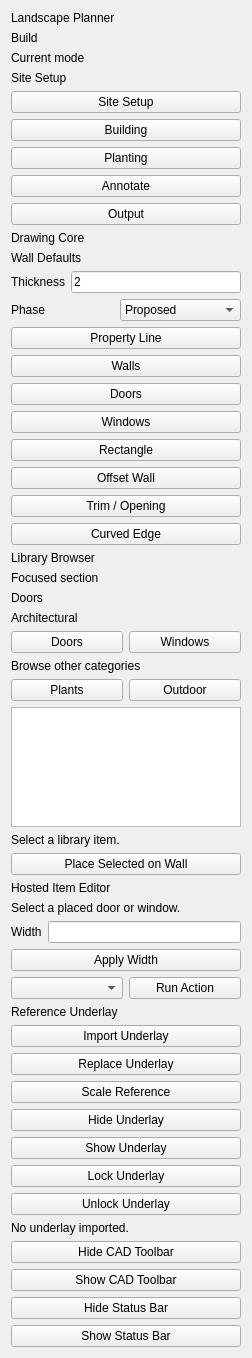
<?xml version="1.0" encoding="UTF-8"?>
<ui version="4.0">
 <class>LandscapeShellPanel</class>
 <widget class="QWidget" name="LandscapeShellPanel">
  <property name="geometry">
   <rect>
    <x>0</x>
    <y>0</y>
    <width>252</width>
    <height>760</height>
   </rect>
  </property>
  <property name="windowTitle">
   <string>Landscape Planner</string>
  </property>
  <layout class="QVBoxLayout" name="verticalLayout">
   <item>
    <widget class="QLabel" name="TitleLabel">
     <property name="text">
      <string>Landscape Planner</string>
     </property>
    </widget>
   </item>
   <item>
    <widget class="QLabel" name="BuildLabel">
     <property name="text">
      <string>Build</string>
     </property>
    </widget>
   </item>
   <item>
    <widget class="QLabel" name="ModeCaptionLabel">
     <property name="text">
      <string>Current mode</string>
     </property>
    </widget>
   </item>
   <item>
    <widget class="QLabel" name="CurrentModeValue">
     <property name="text">
      <string>Site Setup</string>
     </property>
    </widget>
   </item>
   <item>
    <widget class="QPushButton" name="SiteSetupButton">
     <property name="text">
      <string>Site Setup</string>
     </property>
    </widget>
   </item>
   <item>
    <widget class="QPushButton" name="BuildingButton">
     <property name="text">
      <string>Building</string>
     </property>
    </widget>
   </item>
   <item>
    <widget class="QPushButton" name="PlantingButton">
     <property name="text">
      <string>Planting</string>
     </property>
    </widget>
   </item>
   <item>
    <widget class="QPushButton" name="AnnotateButton">
     <property name="text">
      <string>Annotate</string>
     </property>
    </widget>
   </item>
   <item>
    <widget class="QPushButton" name="OutputButton">
     <property name="text">
      <string>Output</string>
     </property>
    </widget>
   </item>
   <item>
    <widget class="QLabel" name="DrawingCoreLabel">
     <property name="text">
      <string>Drawing Core</string>
     </property>
    </widget>
   </item>
   <item>
    <widget class="QLabel" name="WallDefaultsLabel">
     <property name="text">
      <string>Wall Defaults</string>
     </property>
    </widget>
   </item>
   <item>
    <layout class="QHBoxLayout" name="wallThicknessRow">
     <item>
      <widget class="QLabel" name="WallThicknessLabel">
       <property name="text">
        <string>Thickness</string>
       </property>
      </widget>
     </item>
     <item>
      <widget class="QLineEdit" name="WallThicknessEdit">
       <property name="text">
        <string>2</string>
       </property>
      </widget>
     </item>
    </layout>
   </item>
   <item>
    <layout class="QHBoxLayout" name="wallPhaseRow">
     <item>
      <widget class="QLabel" name="WallPhaseLabel">
       <property name="text">
        <string>Phase</string>
       </property>
      </widget>
     </item>
     <item>
      <widget class="QComboBox" name="WallPhaseCombo">
       <item>
        <property name="text">
         <string>Proposed</string>
        </property>
       </item>
       <item>
        <property name="text">
         <string>Existing</string>
        </property>
       </item>
       <item>
        <property name="text">
         <string>Removal / Demo</string>
        </property>
       </item>
      </widget>
     </item>
    </layout>
   </item>
   <item>
    <widget class="QPushButton" name="PropertyLineButton">
     <property name="text">
      <string>Property Line</string>
     </property>
    </widget>
   </item>
   <item>
    <widget class="QPushButton" name="WallsButton">
     <property name="text">
      <string>Walls</string>
     </property>
    </widget>
   </item>
   <item>
    <widget class="QPushButton" name="DoorsButton">
     <property name="text">
      <string>Doors</string>
     </property>
    </widget>
   </item>
   <item>
    <widget class="QPushButton" name="WindowsButton">
     <property name="text">
      <string>Windows</string>
     </property>
    </widget>
   </item>
   <item>
    <widget class="QPushButton" name="RectangleButton">
     <property name="text">
      <string>Rectangle</string>
     </property>
    </widget>
   </item>
   <item>
    <widget class="QPushButton" name="OffsetWallButton">
     <property name="text">
      <string>Offset Wall</string>
     </property>
    </widget>
   </item>
   <item>
    <widget class="QPushButton" name="TrimOpeningButton">
     <property name="text">
      <string>Trim / Opening</string>
     </property>
    </widget>
   </item>
   <item>
    <widget class="QPushButton" name="CurvedEdgeButton">
     <property name="text">
      <string>Curved Edge</string>
     </property>
    </widget>
   </item>
   <item>
    <widget class="QLabel" name="LibraryBrowserLabel">
     <property name="text">
      <string>Library Browser</string>
     </property>
    </widget>
   </item>
   <item>
    <widget class="QLabel" name="LibrarySectionCaptionLabel">
     <property name="text">
      <string>Focused section</string>
     </property>
    </widget>
   </item>
   <item>
    <widget class="QLabel" name="LibrarySectionValue">
     <property name="text">
      <string>Doors</string>
     </property>
    </widget>
   </item>
   <item>
    <widget class="QLabel" name="ArchitecturalCategoriesLabel">
     <property name="text">
      <string>Architectural</string>
     </property>
    </widget>
   </item>
   <item>
    <layout class="QHBoxLayout" name="architecturalLibraryRow">
     <item>
      <widget class="QPushButton" name="LibraryDoorsCategoryButton">
       <property name="text">
        <string>Doors</string>
       </property>
      </widget>
     </item>
     <item>
      <widget class="QPushButton" name="LibraryWindowsCategoryButton">
       <property name="text">
        <string>Windows</string>
       </property>
      </widget>
     </item>
    </layout>
   </item>
   <item>
    <widget class="QLabel" name="GeneralCategoriesLabel">
     <property name="text">
      <string>Browse other categories</string>
     </property>
    </widget>
   </item>
   <item>
    <layout class="QHBoxLayout" name="generalLibraryRow">
     <item>
      <widget class="QPushButton" name="LibraryPlantsCategoryButton">
       <property name="text">
        <string>Plants</string>
       </property>
      </widget>
     </item>
     <item>
      <widget class="QPushButton" name="LibraryOutdoorCategoryButton">
       <property name="text">
        <string>Outdoor</string>
       </property>
      </widget>
     </item>
    </layout>
   </item>
   <item>
    <widget class="QListWidget" name="LibraryItemList">
     <property name="minimumSize">
      <size>
       <width>0</width>
       <height>120</height>
      </size>
     </property>
    </widget>
   </item>
   <item>
    <widget class="QLabel" name="LibraryItemDetailLabel">
     <property name="text">
      <string>Select a library item.</string>
     </property>
    </widget>
   </item>
   <item>
   <widget class="QPushButton" name="PlaceSelectedLibraryItemButton">
     <property name="text">
      <string>Place Selected on Wall</string>
     </property>
    </widget>
   </item>
   <item>
    <widget class="QLabel" name="HostedEditorLabel">
     <property name="text">
      <string>Hosted Item Editor</string>
     </property>
    </widget>
   </item>
   <item>
    <widget class="QLabel" name="HostedSelectionValueLabel">
     <property name="text">
      <string>Select a placed door or window.</string>
     </property>
    </widget>
   </item>
   <item>
    <layout class="QHBoxLayout" name="hostedWidthRow">
     <item>
      <widget class="QLabel" name="HostedWidthLabel">
       <property name="text">
        <string>Width</string>
       </property>
      </widget>
     </item>
     <item>
      <widget class="QLineEdit" name="HostedWidthEdit">
       <property name="text">
        <string></string>
       </property>
      </widget>
     </item>
    </layout>
   </item>
   <item>
    <layout class="QHBoxLayout" name="hostedEditorButtonsRowTop">
     <item>
      <widget class="QPushButton" name="ApplyHostedWidthButton">
       <property name="text">
        <string>Apply Width</string>
       </property>
      </widget>
     </item>
    </layout>
   </item>
   <item>
    <layout class="QHBoxLayout" name="hostedActionRow">
     <item>
      <widget class="QComboBox" name="HostedActionCombo"/>
     </item>
     <item>
      <widget class="QPushButton" name="RunHostedActionButton">
       <property name="text">
        <string>Run Action</string>
       </property>
      </widget>
     </item>
    </layout>
   </item>
   <item>
    <widget class="QLabel" name="ShellNotesLabel">
     <property name="text">
      <string>Reference Underlay</string>
     </property>
    </widget>
   </item>
   <item>
    <widget class="QPushButton" name="ImportUnderlayButton">
     <property name="text">
      <string>Import Underlay</string>
     </property>
    </widget>
   </item>
   <item>
    <widget class="QPushButton" name="ReplaceUnderlayButton">
     <property name="text">
      <string>Replace Underlay</string>
     </property>
    </widget>
   </item>
   <item>
    <widget class="QPushButton" name="ScaleReferenceButton">
     <property name="text">
      <string>Scale Reference</string>
     </property>
    </widget>
   </item>
   <item>
    <widget class="QPushButton" name="HideUnderlayButton">
     <property name="text">
      <string>Hide Underlay</string>
     </property>
    </widget>
   </item>
   <item>
    <widget class="QPushButton" name="ShowUnderlayButton">
     <property name="text">
      <string>Show Underlay</string>
     </property>
    </widget>
   </item>
   <item>
    <widget class="QPushButton" name="LockUnderlayButton">
     <property name="text">
      <string>Lock Underlay</string>
     </property>
    </widget>
   </item>
   <item>
    <widget class="QPushButton" name="UnlockUnderlayButton">
     <property name="text">
      <string>Unlock Underlay</string>
     </property>
    </widget>
   </item>
   <item>
    <widget class="QLabel" name="ScaleReferenceStatusLabel">
     <property name="text">
      <string>No underlay imported.</string>
     </property>
    </widget>
   </item>
   <item>
    <widget class="QPushButton" name="HideCadToolbarButton">
     <property name="text">
      <string>Hide CAD Toolbar</string>
     </property>
    </widget>
   </item>
   <item>
    <widget class="QPushButton" name="ShowCadToolbarButton">
     <property name="text">
      <string>Show CAD Toolbar</string>
     </property>
    </widget>
   </item>
   <item>
    <widget class="QPushButton" name="HideStatusBarButton">
     <property name="text">
      <string>Hide Status Bar</string>
     </property>
    </widget>
   </item>
   <item>
    <widget class="QPushButton" name="ShowStatusBarButton">
     <property name="text">
      <string>Show Status Bar</string>
     </property>
    </widget>
   </item>
   <item>
    <spacer name="verticalSpacer">
     <property name="orientation">
      <enum>Qt::Vertical</enum>
     </property>
     <property name="sizeHint" stdset="0">
      <size>
       <width>20</width>
       <height>80</height>
      </size>
     </property>
    </spacer>
   </item>
  </layout>
 </widget>
 <resources/>
 <connections/>
</ui>
